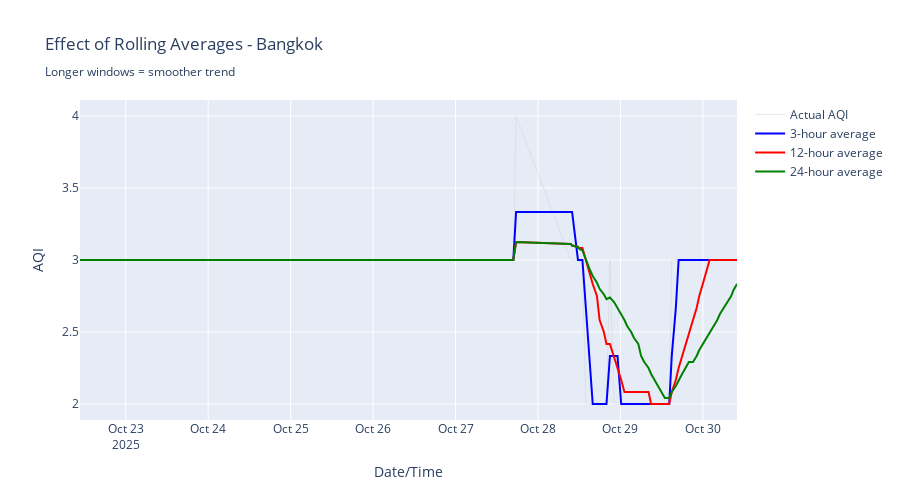

Here is the notebook cell this chart was saved with:
### Code cell
# Visualize rolling averages
city_to_plot = 'Bangkok'
city_data = df[df['city_name'] == city_to_plot].copy()

fig = go.Figure()

# Original AQI
fig.add_trace(go.Scatter(
    x=city_data['timestamp'],
    y=city_data['aqi'],
    mode='lines',
    name='Actual AQI',
    line=dict(color='lightgray', width=1),
    opacity=0.5
))

# Rolling averages
fig.add_trace(go.Scatter(
    x=city_data['timestamp'],
    y=city_data['aqi_rolling_mean_3h'],
    mode='lines',
    name='3-hour average',
    line=dict(color='blue', width=2)
))

fig.add_trace(go.Scatter(
    x=city_data['timestamp'],
    y=city_data['aqi_rolling_mean_12h'],
    mode='lines',
    name='12-hour average',
    line=dict(color='red', width=2)
))

fig.add_trace(go.Scatter(
    x=city_data['timestamp'],
    y=city_data['aqi_rolling_mean_24h'],
    mode='lines',
    name='24-hour average',
    line=dict(color='green', width=2)
))

fig.update_layout(
    title=f'Effect of Rolling Averages - {city_to_plot}<br><sub>Longer windows = smoother trend</sub>',
    xaxis_title='Date/Time',
    yaxis_title='AQI',
    height=500,
    hovermode='x unified'
)

fig.show()

print("\n💡 Rolling features help models:")
print("   • Ignore short-term noise")
print("   • Identify trends")
print("   • Smooth out random fluctuations")
